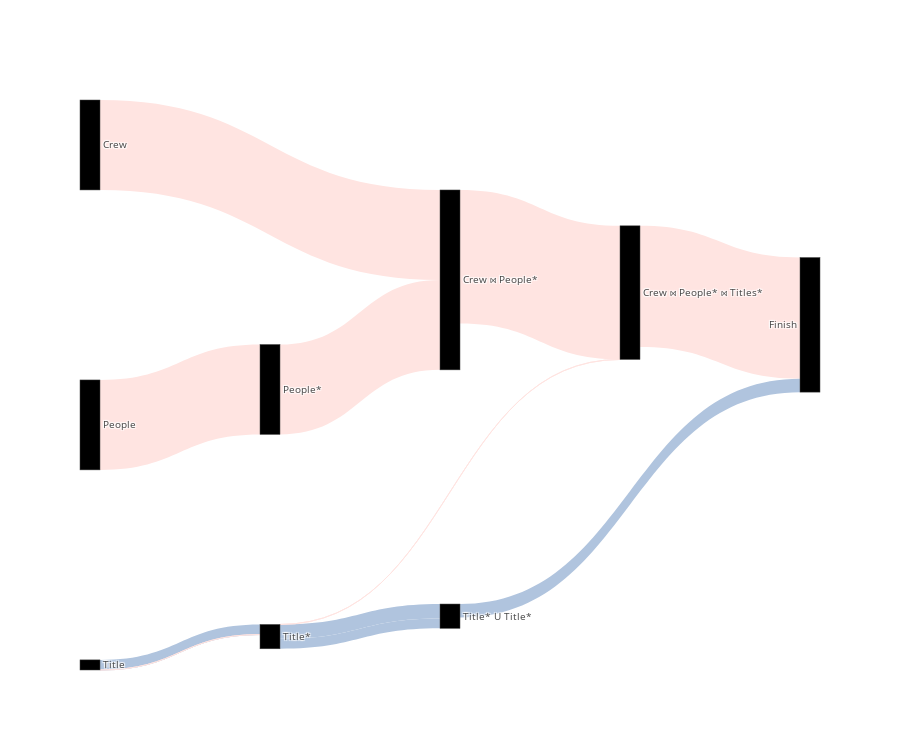

The notebook cell saved with this chart:
### Code cell
#          0         1          2      3         4              5                  6              7                           8
label = ["Title" , "Title*", "Crew", "People", "People*", "Title* U Title*", "Crew ⋈ People*", "Crew ⋈ People* ⋈ Titles*", "Finish"]
source = [0      , 0       , 0       , 1      , 1       , 2         , 3    , 1               , 6                    , 4               , 7    , 5]
target = [1      , 1       , 1       , 5      , 5       , 6         , 4    , 7               , 7                    , 6               , 8    , 8]
value =  [675.287, 10.225  , 1       , 975.287, 677.225 , 6108.962  , 6108 , 1               , 36451.822 - 27376.277, 6108            , 44683- 36451, 1885-975.287]

color =  ["#B0C4DE", "#B0C4DE" , "#FFE4E1"  , "#B0C4DE", "#B0C4DE" , "#FFE4E1"    ,"#FFE4E1", "#FFE4E1"          , "#FFE4E1"               , "#FFE4E1"          , "#FFE4E1"      , "#B0C4DE"]
color_node = ["black"] * len(color)
layout = dict(font=dict(size=10), height=750)
data_trace = dict(type="sankey",
                  orientation="h",
                  valueformat=",",
                  node=dict(pad=200, label=label, color=color_node),
                  link=dict(source=source,target=target, value=value, color=color))

iplot(dict(data=[data_trace], layout=layout),
      validate=False)

### Figure 1 — Plotly figure (JSON) as saved in the notebook; plotly's stock layout.template omitted (floating-point values rounded to 4 significant figures)
{"data": [{"link": {"color": ["#B0C4DE", "#B0C4DE", "#FFE4E1", "#B0C4DE", "#B0C4DE", "#FFE4E1", "#FFE4E1", "#FFE4E1", "#FFE4E1", "#FFE4E1", "#FFE4E1", "#B0C4DE"], "source": [0, 0, 0, 1, 1, 2, 3, 1, 6, 4, 7, 5], "target": [1, 1, 1, 5, 5, 6, 4, 7, 7, 6, 8, 8], "value": [675.3, 10.22, 1, 975.3, 677.2, 6109.0, 6108, 1, 9076.0, 6108, 8232, 909.7]}, "node": {"color": ["black", "black", "black", "black", "black", "black", "black", "black", "black", "black", "black", "black"], "label": ["Title", "Title*", "Crew", "People", "People*", "Title* U Title*", "Crew ⋈ People*", "Crew ⋈ People* ⋈ Titles*", "Finish"], "pad": 200}, "orientation": "h", "type": "sankey", "valueformat": ","}], "layout": {"font": {"size": 10}, "height": 750}}
